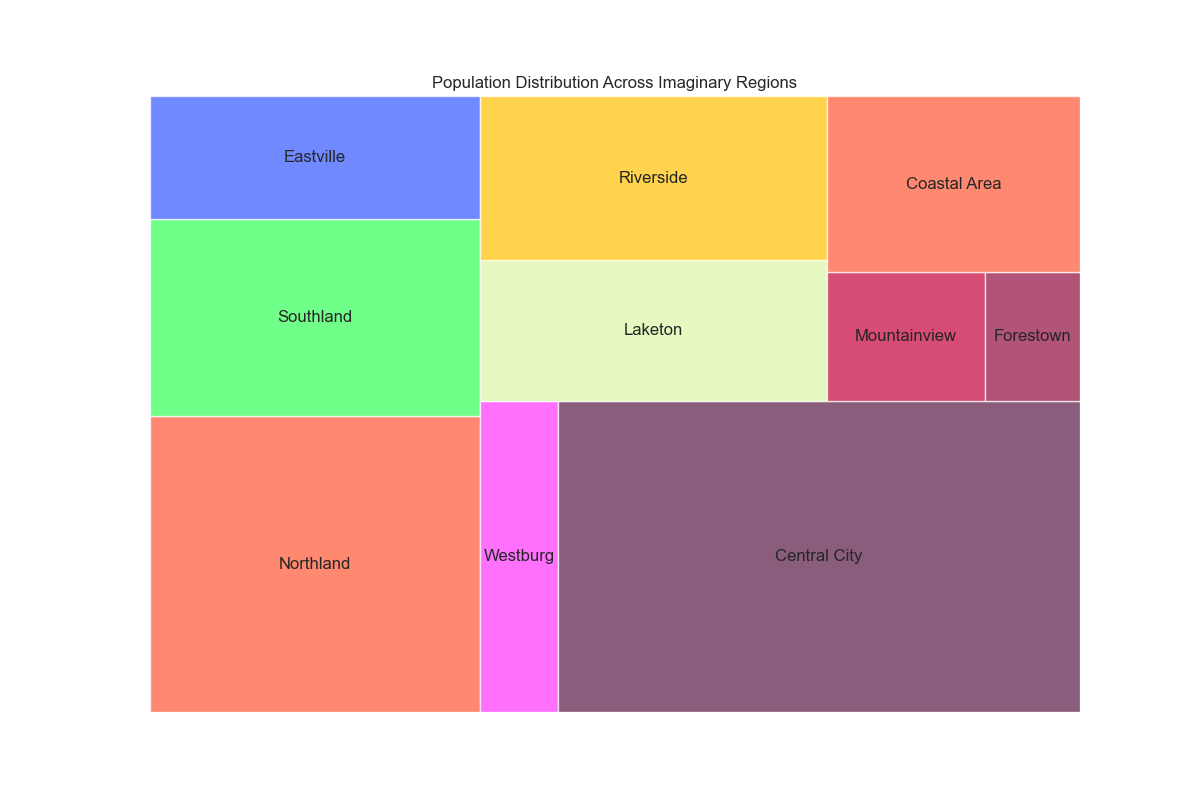

Reproduce this figure in Python.

import matplotlib.pyplot as plt
import pandas as pd
import squarify

# Data for creating the treemap
data = {
    'Region': ['Northland', 'Southland', 'Eastville', 'Westburg', 'Central City',
               'Laketon', 'Riverside', 'Mountainview', 'Forestown', 'Coastal Area'],
    'Population': [1200000, 800000, 500000, 300000, 2000000, 
                   600000, 700000, 250000, 150000, 550000]
}

# Convert the data dictionary to a pandas DataFrame
df = pd.DataFrame(data)

# Define size of the figure
plt.figure(figsize=(12,8))

# Define custom colors using specific color codes
colors = ['#FF5733', '#33FF57', '#3357FF', '#FF33FB', '#581845',
          '#DAF7A6', '#FFC300', '#C70039', '#900C3F', '#FF5733']

# Create the treemap
squarify.plot(sizes=df['Population'], label=df['Region'], color=colors, alpha=0.7)

# Set the title of the treemap
plt.title('Population Distribution Across Imaginary Regions')

# Remove the axis lines
plt.axis('off')

# Display the treemap
plt.show()
